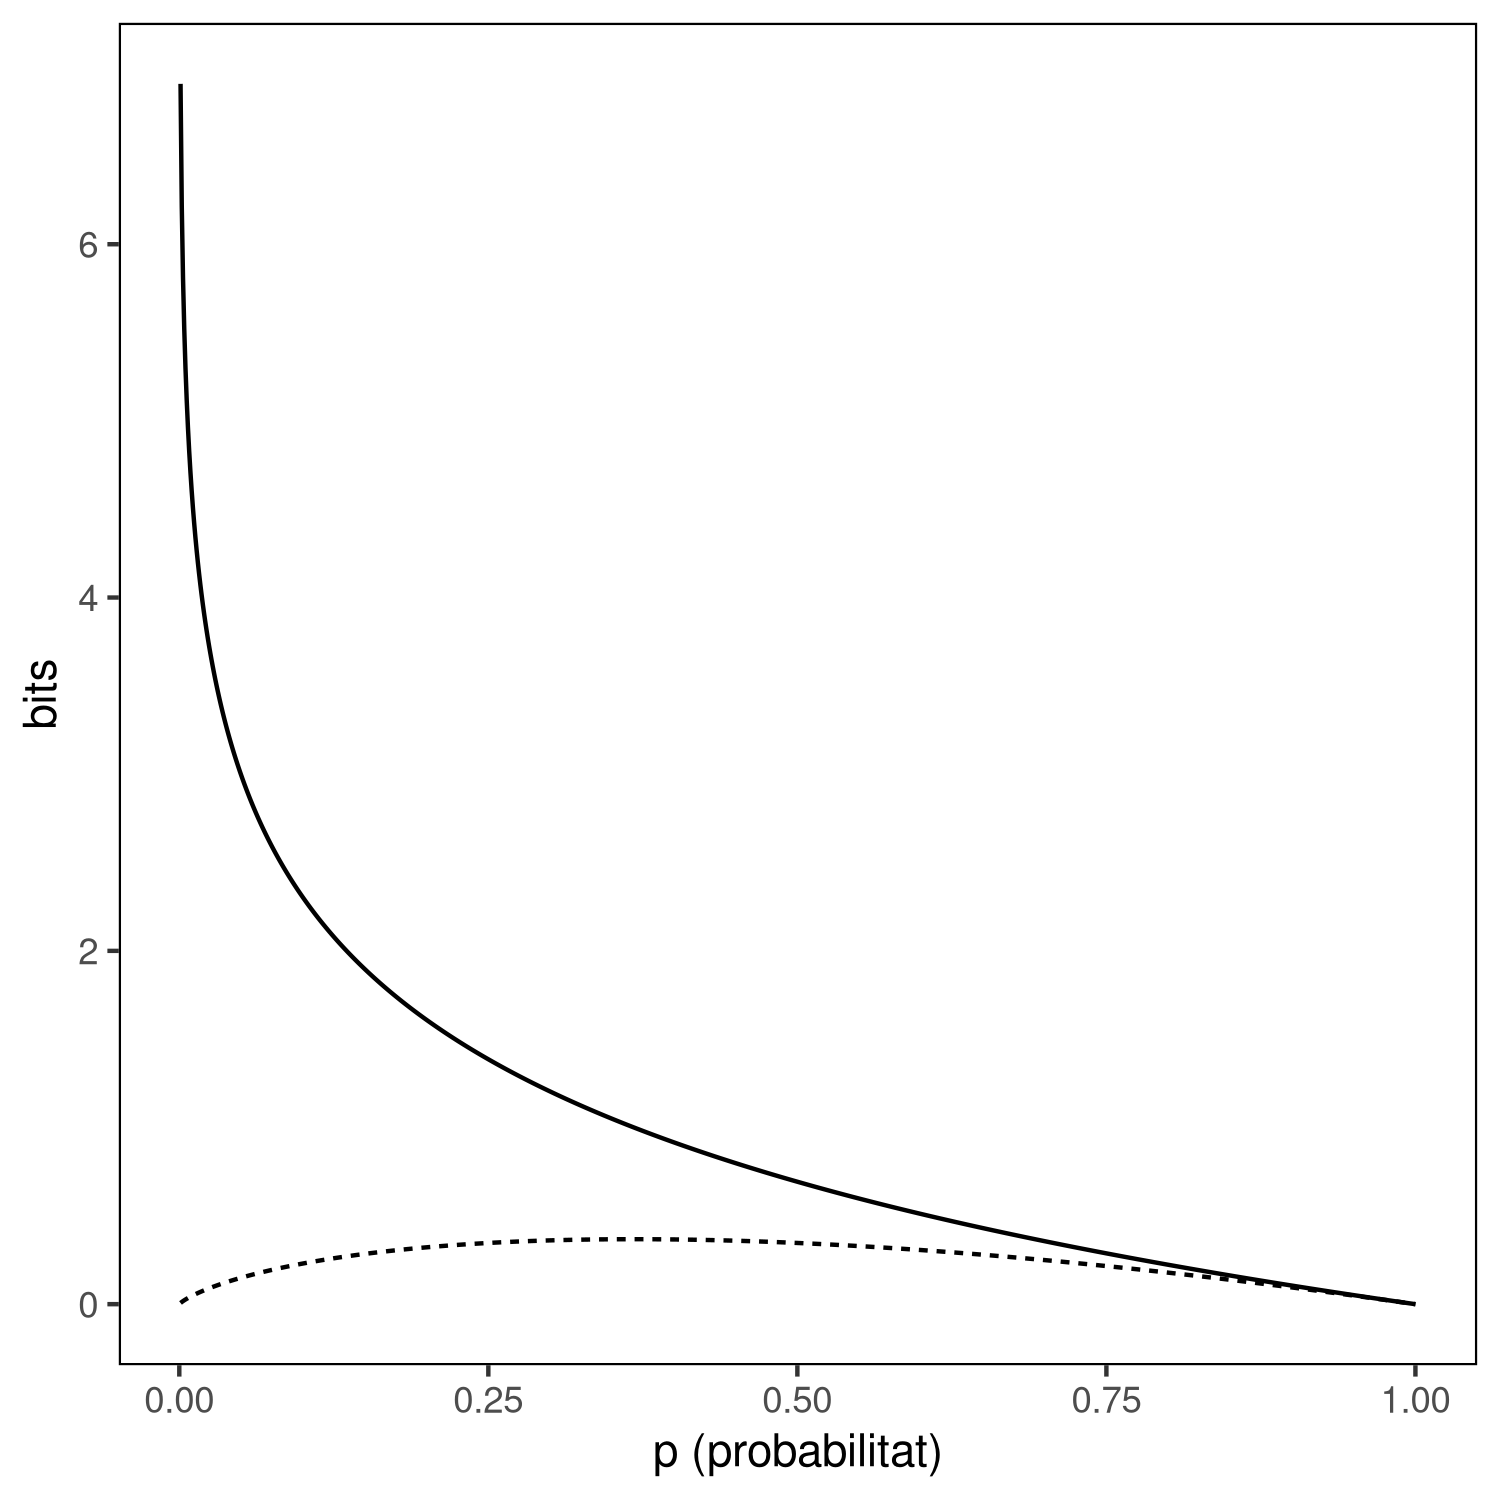

Write R code to recreate this figure.
source("../util.R")
library(ggplot2)

df <- data.frame(p=seq(0.001, 1, 0.001))
df['I'] = -log(df['p'])
df['pI'] = df['p'] * df['I']

plot <- ggplot(df, aes(p)) +
    geom_line(aes(y = I, linetype = 'a')) +
    geom_line(aes(y = pI, linetype = 'c')) +
    xlab("p (probabilitat)") +
    ylab("bits") +
    guides(linetype = FALSE)
plot <- my_transparent_theme(plot)

save_figure(plot, "information_probability.png")
